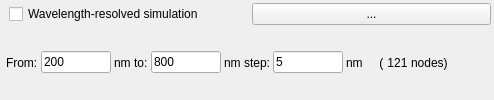
            <widget class="QWidget" name="tabWave">
             <attribute name="title">
              <string>Wave</string>
             </attribute>
             <layout class="QVBoxLayout" name="verticalLayout_9">
              <property name="spacing">
               <number>3</number>
              </property>
              <property name="leftMargin">
               <number>3</number>
              </property>
              <property name="topMargin">
               <number>3</number>
              </property>
              <property name="rightMargin">
               <number>3</number>
              </property>
              <property name="bottomMargin">
               <number>3</number>
              </property>
              <item>
               <layout class="QHBoxLayout" name="horizontalLayout_21">
                <property name="leftMargin">
                 <number>6</number>
                </property>
                <property name="topMargin">
                 <number>0</number>
                </property>
                <item>
                 <widget class="QCheckBox" name="cbWaveResolved">
                  <property name="enabled">
                   <bool>true</bool>
                  </property>
                  <property name="text">
                   <string>Wavelength-resolved simulation</string>
                  </property>
                  <property name="checked">
                   <bool>false</bool>
                  </property>
                 </widget>
                </item>
                <item>
                 <widget class="QPushButton" name="pbdWave">
                  <property name="text">
                   <string>...</string>
                  </property>
                 </widget>
                </item>
               </layout>
              </item>
              <item>
               <widget class="QFrame" name="fWaveOptions">
                <property name="frameShape">
                 <enum>QFrame::NoFrame</enum>
                </property>
                <property name="frameShadow">
                 <enum>QFrame::Raised</enum>
                </property>
                <layout class="QHBoxLayout" name="horizontalLayout_10">
                 <property name="spacing">
                  <number>3</number>
                 </property>
                 <property name="leftMargin">
                  <number>3</number>
                 </property>
                 <property name="topMargin">
                  <number>3</number>
                 </property>
                 <property name="rightMargin">
                  <number>3</number>
                 </property>
                 <property name="bottomMargin">
                  <number>3</number>
                 </property>
                 <item>
                  <widget class="QLabel" name="label_118">
                   <property name="text">
                    <string>From:</string>
                   </property>
                  </widget>
                 </item>
                 <item>
                  <widget class="QLineEdit" name="ledWaveFrom">
                   <property name="maximumSize">
                    <size>
                     <width>70</width>
                     <height>16777215</height>
                    </size>
                   </property>
                   <property name="text">
                    <string>200</string>
                   </property>
                  </widget>
                 </item>
                 <item>
                  <widget class="QLabel" name="label_119">
                   <property name="text">
                    <string>nm</string>
                   </property>
                  </widget>
                 </item>
                 <item>
                  <widget class="QLabel" name="label_121">
                   <property name="text">
                    <string>to:</string>
                   </property>
                  </widget>
                 </item>
                 <item>
                  <widget class="QLineEdit" name="ledWaveTo">
                   <property name="maximumSize">
                    <size>
                     <width>70</width>
                     <height>16777215</height>
                    </size>
                   </property>
                   <property name="text">
                    <string>800</string>
                   </property>
                  </widget>
                 </item>
                 <item>
                  <widget class="QLabel" name="label_122">
                   <property name="text">
                    <string>nm</string>
                   </property>
                  </widget>
                 </item>
                 <item>
                  <widget class="QLabel" name="label_120">
                   <property name="text">
                    <string>step:</string>
                   </property>
                  </widget>
                 </item>
                 <item>
                  <widget class="QLineEdit" name="ledWaveStep">
                   <property name="maximumSize">
                    <size>
                     <width>70</width>
                     <height>16777215</height>
                    </size>
                   </property>
                   <property name="text">
                    <string>5</string>
                   </property>
                  </widget>
                 </item>
                 <item>
                  <widget class="QLabel" name="label_123">
                   <property name="text">
                    <string>nm</string>
                   </property>
                  </widget>
                 </item>
                 <item>
                  <widget class="QLabel" name="label_124">
                   <property name="text">
                    <string>    (</string>
                   </property>
                  </widget>
                 </item>
                 <item>
                  <widget class="QLabel" name="labWaveNodes">
                   <property name="text">
                    <string>121</string>
                   </property>
                   <property name="alignment">
                    <set>Qt::AlignCenter</set>
                   </property>
                  </widget>
                 </item>
                 <item>
                  <widget class="QLabel" name="label_4">
                   <property name="text">
                    <string>nodes)</string>
                   </property>
                  </widget>
                 </item>
                 <item>
                  <spacer name="horizontalSpacer_20">
                   <property name="orientation">
                    <enum>Qt::Horizontal</enum>
                   </property>
                   <property name="sizeHint" stdset="0">
                    <size>
                     <width>40</width>
                     <height>20</height>
                    </size>
                   </property>
                  </spacer>
                 </item>
                </layout>
               </widget>
              </item>
             </layout>
            </widget>
